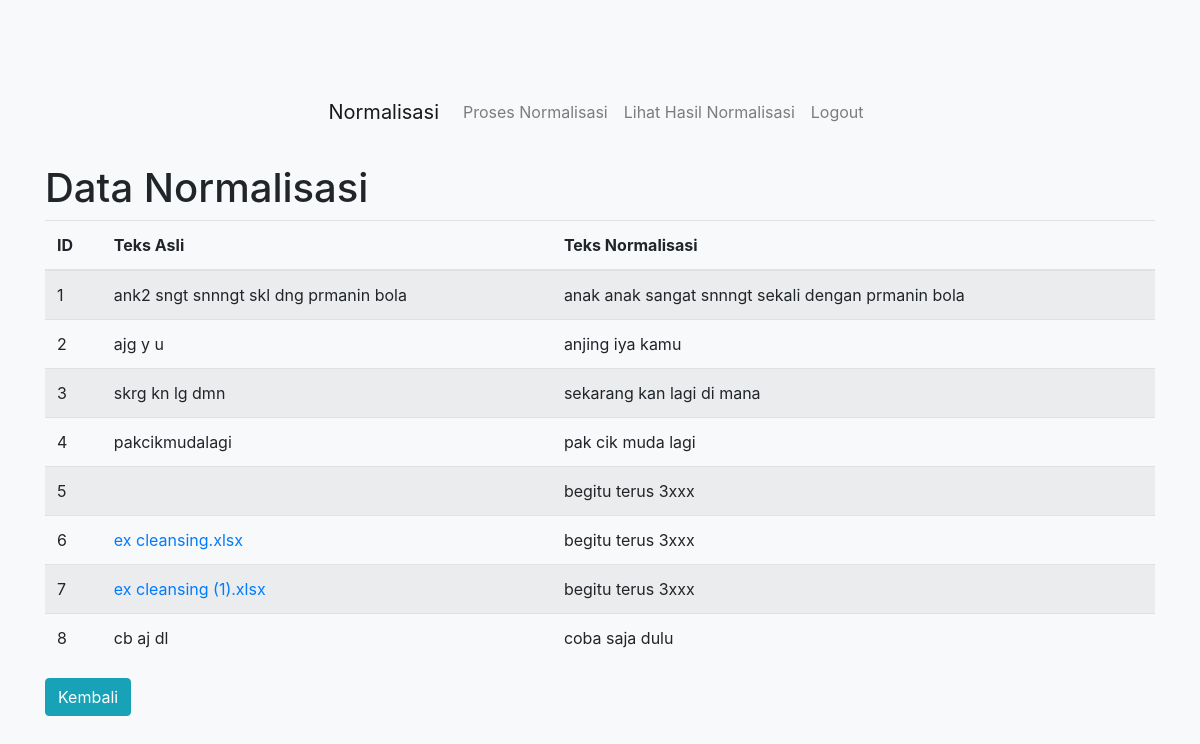
The app's page /normalisasi_list (signed in), older data.
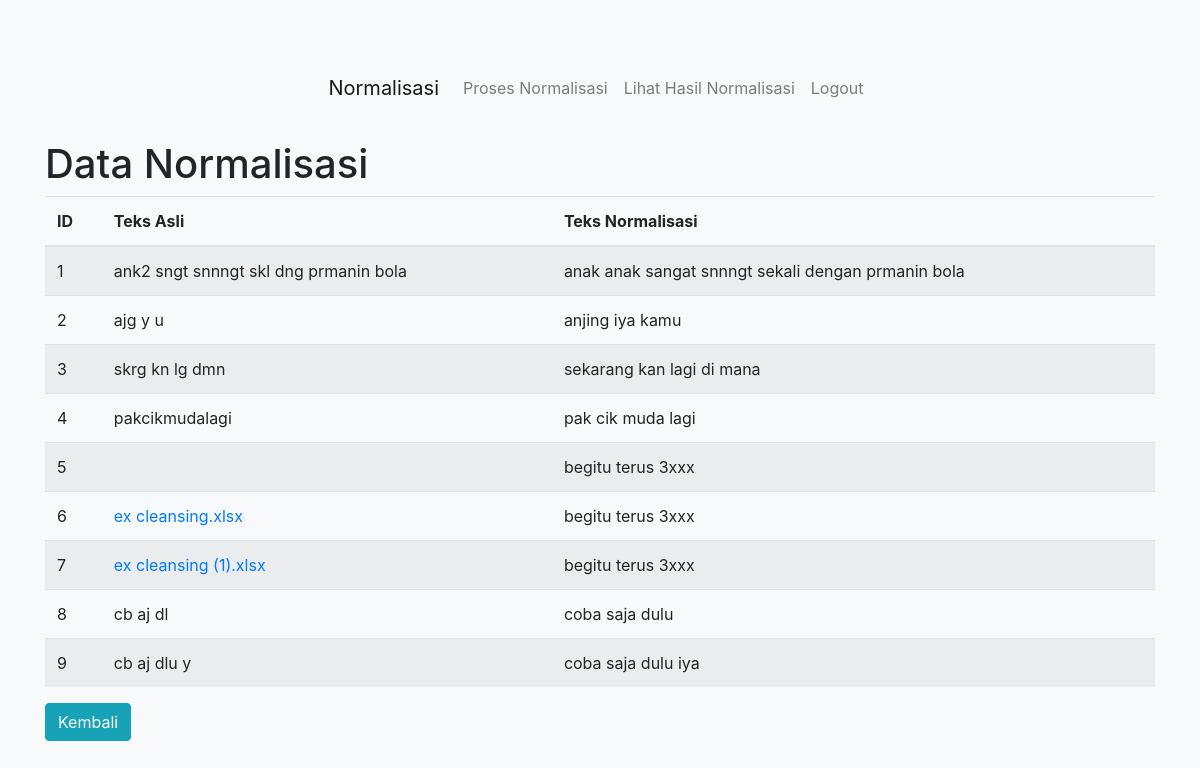
The same page, newer data.
### tables this page shows
CREATE TABLE normalisasi (
            id INTEGER PRIMARY KEY AUTOINCREMENT,
            input_text TEXT NOT NULL,
            output_text TEXT NOT NULL
        );

### app.py (the view)
@app.route('/normalisasi_list')
def normalisasi_list():
    if 'username' not in session:
        return redirect(url_for('login'))
    try:
        conn = sqlite3.connect('normalisasi.db')
        c = conn.cursor()
        c.execute('SELECT * FROM normalisasi')
        rows = c.fetchall()
        conn.close()
        result = []
        for row in rows:
            is_file = row[1].endswith('.txt') or row[1].endswith('.xls') or row[1].endswith('.xlsx')
            result.append({'id': row[0], 'input_text': row[1], 'output_text': row[2], 'is_file': is_file})
        return render_template('normalisasi_list.html', normalisasi_list=result)
    except Exception as e:
        print(e)
        return str(e), 500

### app.py (called while the page is built)
@app.before_request
def before_request():
    if 'username' not in session and request.endpoint not in ['login', 'static']:
        return redirect(url_for('login'))

### templates/normalisasi_list.html (shortened to what this page needs)
<!DOCTYPE html>
<html lang="en">
<head>
    <link href="https://stackpath.bootstrapcdn.com/bootstrap/4.3.1/css/bootstrap.min.css" rel="stylesheet">
    <link href="{{ url_for('static', filename='css/style.css') }}" rel="stylesheet">
</head>
<body>
    <nav class="navbar navbar-expand-lg navbar-light bg-light">
        <a class="navbar-brand" href="#">Normalisasi</a>
        <div class="collapse navbar-collapse">
            <ul class="navbar-nav mr-auto">
                <li class="nav-item">
                    <a class="nav-link" href="/">Proses Normalisasi</a>
                </li>
                <li class="nav-item">
                    <a class="nav-link" href="/normalisasi_list">Lihat Hasil Normalisasi</a>
                </li>
            </ul>
            <ul class="navbar-nav ml-auto">
                {% if session['username'] %}
                <li class="nav-item">
                    <a class="nav-link" href="/logout">Logout</a>
                </li>
                {% else %}
                <li class="nav-item">
                    <a class="nav-link" href="/login">Login</a>
                </li>
                {% endif %}
            </ul>
        </div>
    </nav>
    <div class="container">
        <h1 class="mt-4">Data Normalisasi</h1>
        <table class="table table-striped">
            <thead>
                <tr>
                    <th>ID</th>
                    <th>Teks Asli</th>
                    <th>Teks Normalisasi</th>
                </tr>
            </thead>
            <tbody>
                {% for item in normalisasi_list %}
                <tr>
                    <td>{{ item.id }}</td>
                    <td>
                        {% if item.is_file %}
                        <a href="{{ url_for('download_file', filename=item.input_text) }}">{{ item.input_text }}</a>
                        {% else %}
                        {{ item.input_text }}
                        {% endif %}
                    </td>
                    <td>{{ item.output_text }}</td>
                </tr>
                {% endfor %}
            </tbody>
        </table>
        <a href="/" class="btn btn-primary">Kembali</a>
    </div>
</body>
</html>

### static/css/style.css (style rules this page uses)
body { background: #f8f9fa; display: flex; flex-direction: column; justify-content: center; align-items: center; height: 100vh; margin: 0; }
.btn-primary { background-color: #17a2b8; border-color: #17a2b8; }

Row changes from the older to the newer data that the page shows:
added normalisasi: id "9", input_text "cb aj dlu y", output_text "coba saja dulu iya"
